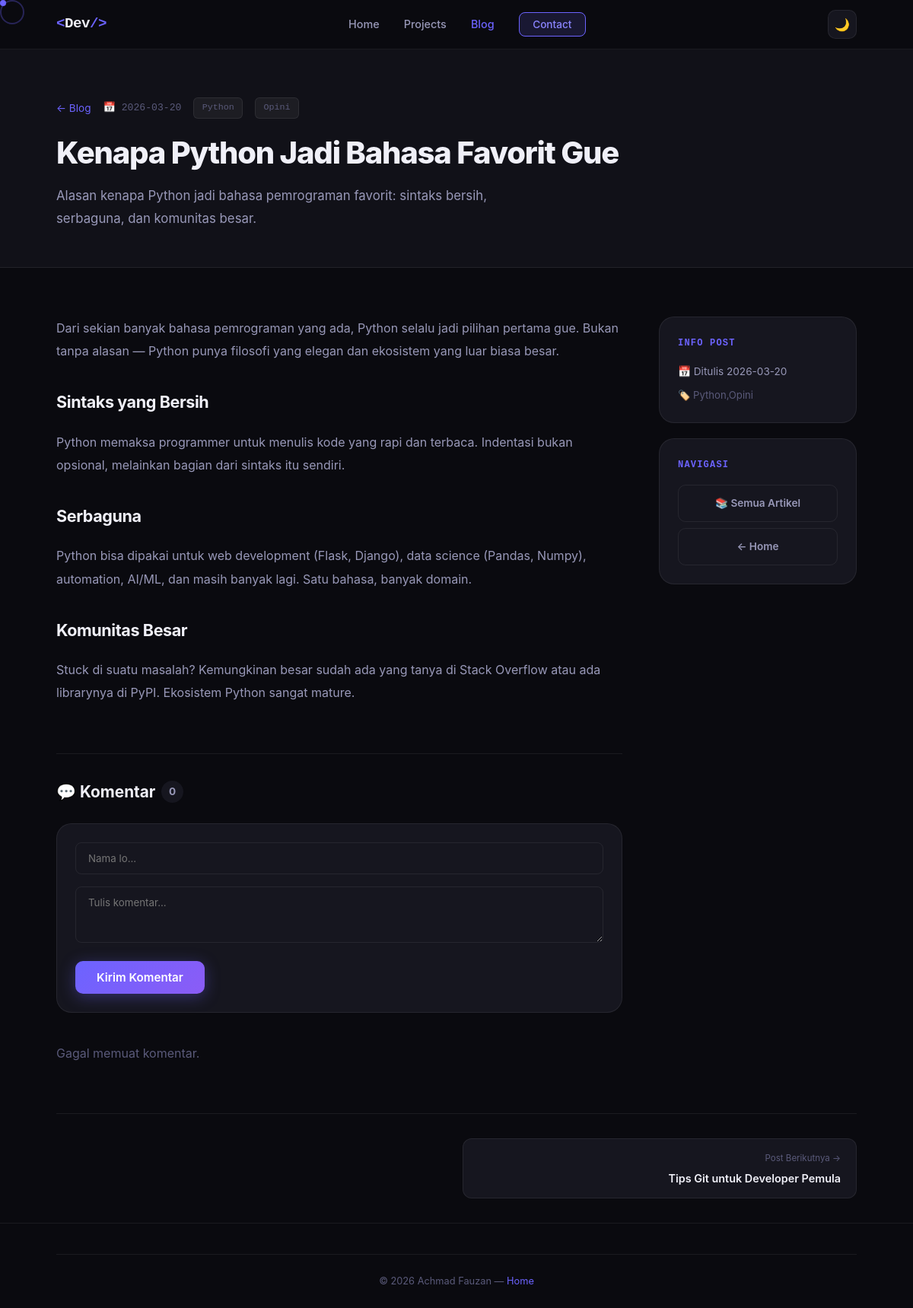
The page /blog/kenapa-python on the database its author committed.
### tables this page shows
CREATE TABLE blog_posts (
            id      INTEGER PRIMARY KEY AUTOINCREMENT,
            judul   TEXT NOT NULL,
            slug    TEXT UNIQUE NOT NULL,
            konten  TEXT NOT NULL,
            excerpt TEXT,
            tags    TEXT,
            tanggal TEXT,
            status  TEXT DEFAULT 'publish'
        );

### app.py (the view)
@app.route('/blog/<slug>')
def blog_post(slug):
    post = get_post_by_slug(slug)
    if not post:
        return render_template('404.html', profile=profile), 404
    all_posts    = get_all_posts()
    idx          = next((i for i, p in enumerate(all_posts) if p['slug'] == slug), None)
    prev_post    = all_posts[idx + 1] if idx is not None and idx + 1 < len(all_posts) else None
    next_post    = all_posts[idx - 1] if idx is not None and idx > 0 else None
    return render_template('blog_post.html', post=post, prev_post=prev_post, next_post=next_post, profile=profile)

### app.py (called while the page is built)
@app.before_request
def track_visitor():
    skip = (
        request.path.startswith('/static') or
        request.path.startswith('/admin') or
        request.path.startswith('/api') or
        request.path.startswith('/favicon')
    )
    if not skip:
        log_visitor(request.remote_addr, request.path)

### database.py (called while the page is built)
def get_db():
    conn = sqlite3.connect(DB_PATH)
    conn.row_factory = sqlite3.Row
    return conn

def log_visitor(ip, page):
    from datetime import datetime
    conn = get_db()
    conn.execute(
        'INSERT INTO visitors (ip, page, timestamp) VALUES (?, ?, ?)',
        (ip, page, datetime.now().strftime('%Y-%m-%d %H:%M:%S'))
    )
    conn.commit()
    conn.close()

def get_all_posts(only_published=True):
    conn = get_db()
    if only_published:
        rows = conn.execute(
            'SELECT * FROM blog_posts WHERE status=? ORDER BY tanggal DESC',
            ('publish',)
        ).fetchall()
    else:
        rows = conn.execute(
            'SELECT * FROM blog_posts ORDER BY tanggal DESC'
        ).fetchall()
    conn.close()
    return [dict(r) for r in rows]

def get_post_by_slug(slug):
    conn = get_db()
    row = conn.execute('SELECT * FROM blog_posts WHERE slug=?', (slug,)).fetchone()
    conn.close()
    return dict(row) if row else None

### templates/blog_post.html (shortened to what this page needs)
<!DOCTYPE html>
<html lang="id">
<head>
    <link rel="stylesheet" href="{{ url_for('static', filename='style.css') }}">
</head>
<body>
    <nav class="navbar scrolled" id="navbar">
        <div class="nav-container">
            <a href="{{ url_for('home') }}" class="nav-logo">
                <span class="logo-bracket">&lt;</span>Dev<span class="logo-bracket">/&gt;</span>
            </a>
            <ul class="nav-links" id="nav-links">
                <li><a href="{{ url_for('home') }}" class="nav-link">Home</a></li>
                <li><a href="{{ url_for('home') }}#projects" class="nav-link">Projects</a></li>
                <li><a href="{{ url_for('blog') }}" class="nav-link" style="color:var(--accent)">Blog</a></li>
                <li><a href="{{ url_for('home') }}#contact" class="nav-link btn-nav">Contact</a></li>
            </ul>
            <button class="theme-toggle" id="theme-toggle" title="Ganti Tema">🌙</button>
        </div>
    </nav>
    <section class="post-hero">
        <div class="container">
            <div class="post-meta">
                <a href="{{ url_for('blog') }}" style="color:var(--accent); font-size:0.85rem;">← Blog</a>
                <span class="post-date">📅 {{ post.tanggal }}</span>
                {% if post.tags %}
                {% for tag in post.tags.split(',') %}
                <span class="tag">{{ tag.strip() }}</span>
                {% endfor %}
                {% endif %}
            </div>
            <h1 class="post-title">{{ post.judul }}</h1>
            {% if post.excerpt %}
            <p class="post-excerpt">{{ post.excerpt }}</p>
            {% endif %}
        </div>
    </section>
    <div class="container">
        <div class="post-body">
            <div class="post-main">
                <article class="post-content">
                    {{ post.konten | safe }}
                </article>
                <section class="comments-section"
                    style="margin-top: 4rem; border-top: 1px solid var(--border); padding-top: 2rem;">
                    <h3
                        style="font-size: 1.3rem; margin-bottom: 1.5rem; display: flex; align-items: center; gap: 0.5rem;">
                        💬 Komentar <span id="comments-count"
                            style="font-size: 0.85rem; padding: 0.2rem 0.6rem; background: var(--bg-card); border-radius: 20px; color: var(--text-secondary);">0</span>
                    </h3>
                    <form id="comment-form"
                        style="display: grid; gap: 1rem; margin-bottom: 2.5rem; background: var(--bg-card); padding: 1.5rem; border-radius: var(--radius-lg); border: 1px solid var(--border);">
                        <div>
                            <input type="text" id="comment-name" placeholder="Nama lo..." required
                                style="width: 100%; padding: 0.75rem 1rem; background: var(--bg-input); border: 1px solid var(--border); border-radius: 8px; color: var(--text-primary); font-family: var(--font-main);">
                        </div>
                        <div>
                            <textarea id="comment-text" rows="3" placeholder="Tulis komentar..." required
                                style="width: 100%; padding: 0.75rem 1rem; background: var(--bg-input); border: 1px solid var(--border); border-radius: 8px; color: var(--text-primary); font-family: var(--font-main); resize: vertical;"></textarea>
                        </div>
                        <button type="submit" class="btn btn-primary" id="comment-submit"
                            style="justify-self: start;">Kirim Komentar</button>
                    </form>
                    <div id="comments-list" style="display: flex; flex-direction: column; gap: 1.25rem;">
                    </div>
                </section>
            </div>
            <aside class="post-sidebar">
                <div class="post-sidebar-box">
                    <h3>Info Post</h3>
                    <p style="font-size:0.85rem; color:var(--text-secondary); margin-bottom:0.5rem;">
                        📅 Ditulis {{ post.tanggal }}
                    </p>
                    {% if post.tags %}
                    <p style="font-size:0.82rem; color:var(--text-muted);">🏷️ {{ post.tags }}</p>
                    {% endif %}
                </div>
                <div class="post-sidebar-box">
                    <h3>Navigasi</h3>
                    <div style="display:flex;flex-direction:column;gap:0.5rem;">
                        <a href="{{ url_for('blog') }}" class="btn btn-secondary"
                            style="justify-content:center;font-size:0.85rem;">📚 Semua Artikel</a>
                        <a href="{{ url_for('home') }}" class="btn btn-secondary"
                            style="justify-content:center;font-size:0.85rem;">← Home</a>
                    </div>
                </div>
            </aside>
        </div>
        <div class="post-nav">
            {% if next_post %}
            <a href="{{ url_for('blog_post', slug=next_post.slug) }}" class="post-nav-link prev">
                <div class="post-nav-label">← Post Sebelumnya</div>
                <div class="post-nav-title">{{ next_post.judul }}</div>
            </a>
            {% else %}
            <div></div>
            {% endif %}
            {% if prev_post %}
            <a href="{{ url_for('blog_post', slug=prev_post.slug) }}" class="post-nav-link next">
                <div class="post-nav-label">Post Berikutnya →</div>
                <div class="post-nav-title">{{ prev_post.judul }}</div>
            </a>
            {% endif %}
        </div>
    </div>
    <footer class="footer">
        <div class="container">
            <div class="footer-bottom">
                <p>© 2026 {{ profile.nama }} — <a href="{{ url_for('home') }}" style="color:var(--accent);">Home</a></p>
            </div>
        </div>
    </footer>
</body>
</html>

### static/style.css (style rules this page uses)
:root { --bg-primary: #0a0a0f; --bg-secondary: #111118; --bg-card: #16161f; --bg-card-hover: #1e1e2a; --border: rgba(255, 255, 255, 0.07); --border-hover: rgba(108, 99, 255, 0.4); --text-primary: #f0f0f8; --text-secondary: #9898b8; --text-muted: #5a5a7a; --accent: #6c63ff; --accent-light: #8b85ff; --accent-dim: rgba(108, 99, 255, 0.15); --accent-glow: rgba(108, 99, 255, 0.3); --green: #00d48a; --yellow: #ffd166; --red: #ff6b6b; --font-main: -apple-system, BlinkMacSystemFont, 'Segoe UI', Roboto, Oxygen, Ubuntu, sans-serif; --font-code: 'Cascadia Code', 'Consolas', 'Courier New', monospace; --radius: 12px; --radius-lg: 20px; --shadow: 0 4px 24px rgba(0, 0, 0, 0.4); --shadow-accent: 0 8px 32px rgba(108, 99, 255, 0.25); --transition: 0.3s cubic-bezier(0.4, 0, 0.2, 1); }
*, *::before, *::after { box-sizing: border-box; margin: 0; padding: 0; }
html { scroll-behavior: smooth; font-size: 16px; }
body { font-family: var(--font-main); background-color: var(--bg-primary); color: var(--text-primary); line-height: 1.7; overflow-x: hidden; -webkit-font-smoothing: antialiased; }
a { color: inherit; text-decoration: none; }
button { cursor: pointer; border: none; background: none; font-family: inherit; }
.container { max-width: 1100px; margin: 0 auto; padding: 0 1.5rem; }
.navbar { position: fixed; top: 0; left: 0; right: 0; z-index: 1000; padding: 1.2rem 0; transition: var(--transition); }
.navbar.scrolled { background: rgba(10, 10, 15, 0.85); backdrop-filter: blur(20px); -webkit-backdrop-filter: blur(20px); border-bottom: 1px solid var(--border); padding: 0.8rem 0; }
.nav-container { max-width: 1100px; margin: 0 auto; padding: 0 1.5rem; display: flex; align-items: center; justify-content: space-between; }
.nav-logo { font-family: var(--font-code); font-size: 1.2rem; font-weight: 700; color: var(--text-primary); letter-spacing: -0.5px; }
.logo-bracket { color: var(--accent); }
.nav-links { display: flex; align-items: center; gap: 2rem; list-style: none; }
.nav-link { font-size: 0.9rem; font-weight: 500; color: var(--text-secondary); transition: color var(--transition); position: relative; }
.nav-link::after { content: ''; position: absolute; bottom: -4px; left: 0; width: 0; height: 2px; background: var(--accent); transition: width var(--transition); }
.btn-nav { padding: 0.45rem 1.1rem; background: var(--accent-dim); border: 1px solid var(--accent); border-radius: 8px; color: var(--accent-light) !important; font-size: 0.85rem !important; transition: all var(--transition) !important; }
.btn-nav::after { display: none !important; }
.btn { display: inline-flex; align-items: center; gap: 0.5rem; padding: 0.75rem 1.75rem; border-radius: 10px; font-weight: 600; font-size: 0.95rem; transition: all var(--transition); cursor: pointer; border: none; }
.btn-primary { background: linear-gradient(135deg, var(--accent), #8b5cf6); color: white; box-shadow: 0 4px 20px rgba(108, 99, 255, 0.35); }
.btn-secondary { background: transparent; color: var(--text-secondary); border: 1px solid var(--border); }
.tag { padding: 0.2rem 0.65rem; background: rgba(255, 255, 255, 0.05); border: 1px solid var(--border); border-radius: 6px; font-size: 0.73rem; font-family: var(--font-code); color: var(--text-muted); }
.footer { background: var(--bg-primary); border-top: 1px solid var(--border); padding: 2.5rem 0 1.5rem; }
.footer-bottom { text-align: center; padding-top: 1.5rem; border-top: 1px solid var(--border); }
.footer-bottom p { font-size: 0.8rem; color: var(--text-muted); }
.theme-toggle { width: 38px; height: 38px; border-radius: 10px; background: var(--bg-card); border: 1px solid var(--border); font-size: 1rem; cursor: pointer; transition: all var(--transition); display: flex; align-items: center; justify-content: center; flex-shrink: 0; }

### rows shown on the page
blog_posts: tanggal "2026-03-20", judul "Kenapa Python Jadi Bahasa Favorit Gue", excerpt "Alasan kenapa Python jadi bahasa pemrograman favorit: sintaks bersih, serbaguna, dan komunitas besar.", konten "Dari sekian banyak bahasa pemrograman yang ada, Python selalu jadi pilihan pertama gue. Bukan tanpa alasan — Python punya filosofi yang elegan dan ekosistem yang luar biasa besar. Sintaks yang Bersih Python memaksa programmer untuk menulis kode yang rapi dan terbaca. Indentasi bukan opsional, melainkan bagian dari sintaks itu sendiri. Serbaguna Python bisa dipakai untuk web development (Flask, Django), data science (Pandas, Numpy), automation, AI/ML, dan masih banyak lagi. Satu bahasa, banyak domain. Komunitas Besar Stuck di suatu masalah? Kemungkinan besar sudah ada yang tanya di Stack Overflow atau ada librarynya di PyPI. Ekosistem Python sangat mature.", tags "Python,Opini"
blog_posts: judul "Tips Git untuk Developer Pemula"

### other values the page prints
{{ tag.strip() }} "Python" "Opini"
{{ profile.nama }} "Achmad Fauzan"
